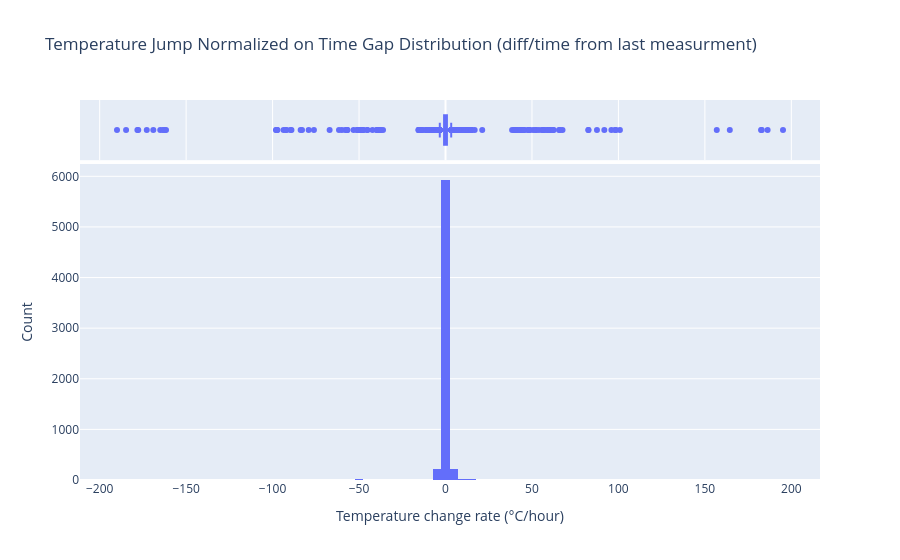

The code cell stored with this chart in its notebook:
### Code cell
fig = px.histogram(
    df_sorted, x="rate_c_per_hours", nbins=100,
    marginal="box",
    title="Temperature Jump Normalized on Time Gap Distribution (diff/time from last measurment)",
    labels={"rate_c_per_hours": "Temperature change rate (°C/hour)"},
)
fig.update_layout(yaxis_title="Count")
fig.show()

### Figure 1 — Plotly figure (JSON) as saved in the notebook; plotly's stock layout.template omitted (floating-point values rounded to 4 significant figures; data arrays with more than 128 entries replaced by an {"elided": "..."} marker saying what was removed)
{"data": [{"bingroup": "x", "hovertemplate": "Temperature change rate (°C/hour)=%{x}<br>count=%{y}<extra></extra>", "legendgroup": "", "marker": {"color": "#636efa", "pattern": {"shape": ""}}, "name": "", "nbinsx": 100, "orientation": "v", "showlegend": false, "type": "histogram", "x": {"elided": "6503 float values"}, "xaxis": "x", "yaxis": "y"}, {"hovertemplate": "Temperature change rate (°C/hour)=%{x}<extra></extra>", "legendgroup": "", "marker": {"color": "#636efa"}, "name": "", "notched": true, "showlegend": false, "type": "box", "x": {"elided": "6503 float values"}, "xaxis": "x2", "yaxis": "y2"}], "layout": {"barmode": "relative", "legend": {"tracegroupgap": 0}, "title": {"text": "Temperature Jump Normalized on Time Gap Distribution (diff/time from last measurment)"}, "xaxis": {"anchor": "y", "domain": [0, 1], "title": {"text": "Temperature change rate (°C/hour)"}}, "xaxis2": {"anchor": "y2", "domain": [0, 1], "matches": "x", "showgrid": true, "showticklabels": false}, "yaxis": {"anchor": "x", "domain": [0, 0.8316], "title": {"text": "Count"}}, "yaxis2": {"anchor": "x2", "domain": [0.8416, 1], "matches": "y2", "showgrid": false, "showline": false, "showticklabels": false, "ticks": ""}}}
